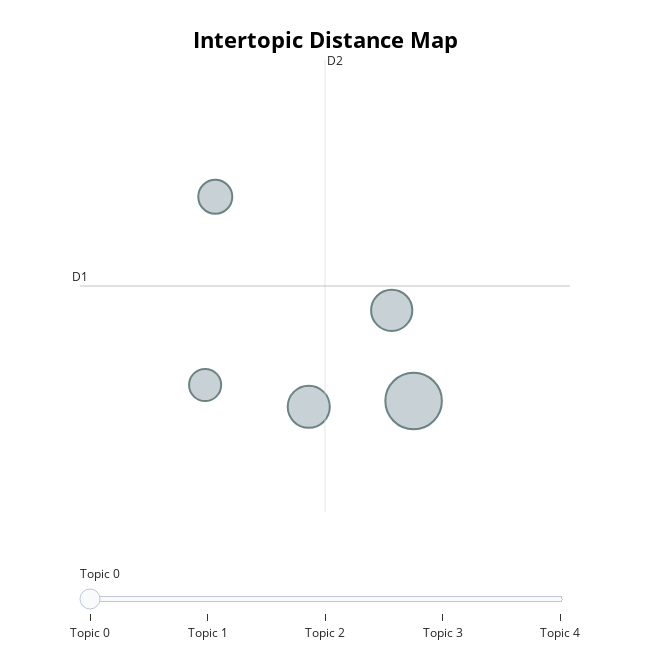

Notebook code cell kept with this figure:
### Code cell
topic_model.visualize_topics()

### Figure 1 — Plotly figure (JSON) as saved in the notebook; plotly's stock layout.template omitted (floating-point values rounded to 4 significant figures)
{"data": [{"customdata": [[0, "get | going | like | want | one", 177], [1, "right | every | little | know | even", 98], [2, "right | yeah | make | good | need", 94], [3, "think | like | go | good | long", 64], [4, "thing | time | say | said | got", 57]], "hovertemplate": "<b>Topic %{customdata[0]}</b><br>Words: %{customdata[1]}<br>Size: %{customdata[2]}", "legendgroup": "", "marker": {"color": "#B0BEC5", "line": {"color": "DarkSlateGrey", "width": 2}, "size": [177, 98, 94, 64, 57], "sizemode": "area", "sizeref": 0.1106, "symbol": "circle"}, "mode": "markers", "name": "", "orientation": "v", "showlegend": false, "type": "scatter", "x": [10.95, 9.849, 10.72, 8.867, 8.76], "xaxis": "x", "y": [7.188, 7.129, 8.11, 9.265, 7.351], "yaxis": "y"}], "layout": {"annotations": [{"showarrow": false, "text": "D1", "x": 7.446, "y": 8.357, "yshift": 10}, {"showarrow": false, "text": "D2", "x": 10.02, "xshift": 10, "y": 10.65}], "height": 650, "hoverlabel": {"bgcolor": "white", "font": {"family": "Rockwell", "size": 16}}, "legend": {"itemsizing": "constant", "tracegroupgap": 0}, "margin": {"t": 60}, "shapes": [{"line": {"color": "#CFD8DC", "width": 2}, "type": "line", "x0": 10.02, "x1": 10.02, "y0": 6.06, "y1": 10.65}, {"line": {"color": "#9E9E9E", "width": 2}, "type": "line", "x0": 7.446, "x1": 12.59, "y0": 8.357, "y1": 8.357}], "sliders": [{"active": 0, "pad": {"t": 50}, "steps": [{"args": [{"marker.color": [["red", "#B0BEC5", "#B0BEC5", "#B0BEC5", "#B0BEC5"]]}], "label": "Topic 0", "method": "update"}, {"args": [{"marker.color": [["#B0BEC5", "red", "#B0BEC5", "#B0BEC5", "#B0BEC5"]]}], "label": "Topic 1", "method": "update"}, {"args": [{"marker.color": [["#B0BEC5", "#B0BEC5", "red", "#B0BEC5", "#B0BEC5"]]}], "label": "Topic 2", "method": "update"}, {"args": [{"marker.color": [["#B0BEC5", "#B0BEC5", "#B0BEC5", "red", "#B0BEC5"]]}], "label": "Topic 3", "method": "update"}, {"args": [{"marker.color": [["#B0BEC5", "#B0BEC5", "#B0BEC5", "#B0BEC5", "red"]]}], "label": "Topic 4", "method": "update"}]}], "title": {"font": {"color": "Black", "size": 22}, "text": "<b>Intertopic Distance Map", "x": 0.5, "xanchor": "center", "y": 0.95, "yanchor": "top"}, "width": 650, "xaxis": {"anchor": "y", "domain": [0, 1], "range": [7.446, 12.59], "title": {"text": ""}, "visible": false}, "yaxis": {"anchor": "x", "domain": [0, 1], "range": [6.06, 10.65], "title": {"text": ""}, "visible": false}}}
